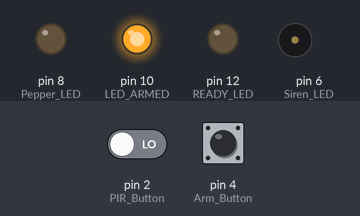
Simulated run of this sketch. Board: Arduino Uno, built with avr-gcc and run on an emulated ATmega328P. Shown: output pins drawn as LEDs (lit = HIGH), buzzer (waves = sounding, pin HIGH). The test bench sets the inputs (shaded band); at power-on: pin 2 (PIR_Button) LOW, pin 4 (Arm_Button) LOW. EEPROM starts erased.

Above: at 6.2 s.
6.3 s: pin 2 (PIR_Button) driven HIGH
At 7.1 s:
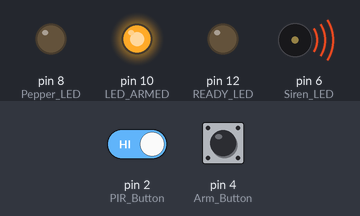
9.3 s: pin 4 (Arm_Button) pulled HIGH for 0.15 s
At 10.5 s:
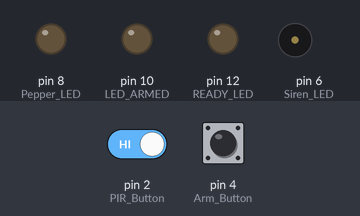
10.9 s: pin 2 (PIR_Button) driven LOW
At 11.8 s:
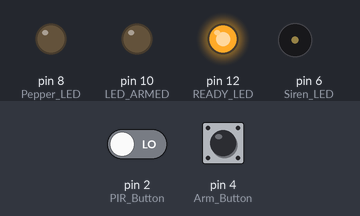
12.4 s: pin 4 (Arm_Button) pulled HIGH for 1 s
At 13.0 s:
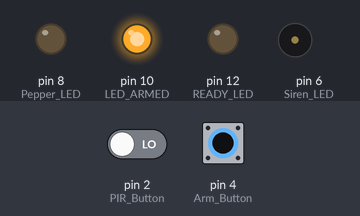
14.9 s: pin 2 (PIR_Button) driven HIGH
At 20.6 s:
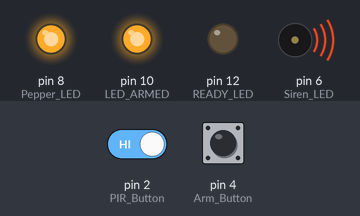
Timing chart, 0 to 21.9 s (numbered marks = the images above; inputs shaded):
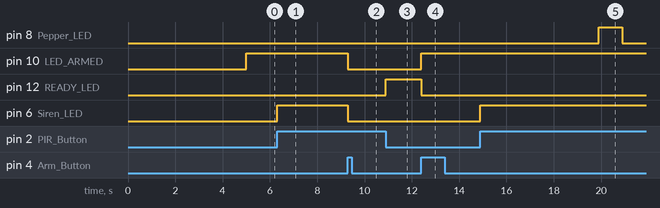

Measured:
- after the input at 6.3 s, pin 6 (Siren_LED): LOW → HIGH at once
- after the input at 9.3 s, pin 10 (LED_ARMED), pin 6 (Siren_LED): HIGH → LOW at once
- after the input at 10.9 s, pin 12 (READY_LED): LOW → HIGH at once
- after the input at 12.4 s, pin 10 (LED_ARMED): LOW → HIGH at once; pin 12 (READY_LED): HIGH → LOW at once
- after the input at 14.9 s, pin 8 (Pepper_LED): LOW → HIGH after 5.0 s, → LOW 1.0 s later; pin 6 (Siren_LED): LOW → HIGH at once

The sketch:

Pepper_spray.ino
```cpp
#include <EEPROM.h>

// Set all pins for project
const int LED_ARMED = 10;
const int READY_LED = 12;
const int Pepper_LED = 8;
const int Siren_LED = 6;
const int Arm_Button = 4;
const int PIR_Button = 2;

// Set Variables
int ArmState = 0;
int AlarmedState = 0;
int LastArmState = 0;
int Armed = 0;
int Alarmed = 0;
int Ready = 0;
unsigned long previousMillis1 = 0;
unsigned long lastDebounceTime = 0;
unsigned long debounceDelay = 1000;
unsigned long alarmedDebounceDelay = 5000;
int alarmedtimes = 0;
unsigned long lastAlarmTime = 0;
int addr = 0;

void setup() {
  // put your setup code here, to run once:
  Serial.begin(9600);                                    // Init serial
  // Set pinmodes
  pinMode(LED_ARMED, OUTPUT);
  pinMode(READY_LED, OUTPUT);
  pinMode(Pepper_LED, OUTPUT);
  pinMode(Siren_LED, OUTPUT);
  pinMode(PIR_Button, INPUT);
  pinMode(Arm_Button, INPUT);
  Armed = EEPROM.read(addr);                             // Set Armed Var from EEPROM
  delay(5000);                                           // Delay so PIR can warmup
}

void loop() {
  // put your main code here, to run repeatedly:
  // Set var that reads state of
  ArmState = digitalRead(Arm_Button);
  AlarmedState = digitalRead(PIR_Button);
  ArmStateChange();
  AlarmedStateChanged();
  // If Alarm is Disarmed and PIR is not detecting movement
  // Switch Green, Ready LED on
  if (!Armed && !AlarmedState){
    digitalWrite(READY_LED, HIGH);
    Ready = 1;
  }else{ // If Armed or PIR detects movement Switch Green, Ready LED off
    digitalWrite(READY_LED, LOW);
    Ready = 0;
  }
  if (Armed){                                            // If Alarm has been Armed Switch Red Armed LED on
    digitalWrite(LED_ARMED, HIGH);
  }else{
    digitalWrite(LED_ARMED, LOW);                        // If not Armed Switch Red Armed LED off
  }
   if (Alarmed && Armed){                                // If System is Armed and PIR detects movement Run the siren and pepper sequence
     Siren_Pepper();
   }
}

int ArmStateChange(){
  if (ArmState){                                         // If Arm button is pressed
    if ((millis() - lastDebounceTime) > debounceDelay) { // Makes sure debounce doesn't happen by not allowing
                                                         // arming to happen for 1 sec after last arm
      if (!Armed && Ready){                              // If PIR not activated and not yet Armed Arm
        Armed = !Armed;                                  // Set Armed to true
        EEPROM.update(addr, 1);                          // Set armed state to EEPROM
        alarmedtimes = 0;                                // reset swinger shutdown
        lastDebounceTime = millis();                     // reset debounce for arming
      }else if (Armed){                                  // If already Armed
        Armed = !Armed;                                  // set Armed to False
        EEPROM.update(addr, 0);                          // Set Armed state to EEPROM
        lastDebounceTime = millis();                     // reset debounce for arming
      }
    }
    if (Alarmed){                                        // If Alarmed at the time of Disarming
      Alarmed = !Alarmed;                                // Set Alarmed to False
    }
    return Armed, Alarmed;
  }
}

int AlarmedStateChanged(){
  if (Armed && AlarmedState){                            // If Armed and PIR is activated
    if (!Alarmed){                                       // If not already Alarmed
      Alarmed = !Alarmed;                                // Set Alarmed to true
    }
  }
}

void Siren_Pepper(){
  unsigned long CounterStart = millis();                 // Set a time to compair
  unsigned long CounterEnd = CounterStart;               // Set a time to compair
  int delay123 = 10000;                                  // Set a time period of 10 seconds
  int siren_delay = 5000;                                // Set a time period of 5 seconds
  unsigned long siren_last = CounterStart;               // Set a time to compair
  digitalWrite(Siren_LED, HIGH);                         // Activate siren
  while ((millis() - siren_last) < siren_delay){         // While delay is not over
    if (digitalRead(Arm_Button)){                        // Check if Arm button is pushed
      ArmStateChange();
      Alarmed = !Alarmed;                                // Set Alarmed to false
      digitalWrite(Siren_LED, LOW);                      // Deactivate siren
      return;
    }
  }
  Pepper();
  while (Alarmed){                                       // While Alarmed equil to true
    ArmStateChange();
    if ((millis() - siren_last) >= siren_delay){         // If delay is over
      if (digitalRead(PIR_Button)){                      // If PIR gets Activated again
        if ((millis() - lastAlarmTime) > alarmedDebounceDelay) {  // If PIR has not been activated in a period of time
          if (alarmedtimes <= 3){                        // If swinger shutdown is not true
            CounterEnd = millis();                       // Reset time to compair to
            lastAlarmTime = millis();                    // Reset last time system has alarmedDebounceDelay
            Pepper();
          }
        }
      }
    }
    ArmStateChange();
    if (digitalRead(Arm_Button)){                        // Check if Arm button is pushed
      ArmStateChange();
      Alarmed = !Alarmed;                                // Set Alarmed to False
      digitalWrite(Siren_LED, LOW);                      // Deactivate siren
    }else if ((millis() - CounterEnd) >= delay123){      // If siren is on for longer than x amount of time
      Alarmed = !Alarmed;                                // Set Alarmed to False
      digitalWrite(Siren_LED, LOW);                      // Deactivate siren
    }
  }
}

void Pepper(){
  for (int i = 0; i < 5; i++){                           // Run for loop 5 times
    if (digitalRead(Arm_Button)){                        // Check if Arm button is pushed
      ArmStateChange();
      Alarmed = !Alarmed;                                // Set Alarmed to False
      digitalWrite(Siren_LED, LOW);                      // Deactivate siren
      digitalWrite(Pepper_LED, LOW);                     // Deactivate pepper
    }
    digitalWrite(Pepper_LED, HIGH);                      // Press pepper spray for 1 second
    delay(1000);
    digitalWrite(Pepper_LED, LOW);                       // Stop pressing pepper
    delay(5000);                                         // Wait 5 seconds then Press pepper again
  }
  lastAlarmTime = millis();                              // Reset time of last alarm
  alarmedtimes++;                                        // Add 1 to times Alarmed for swinger shutdown
}
```
